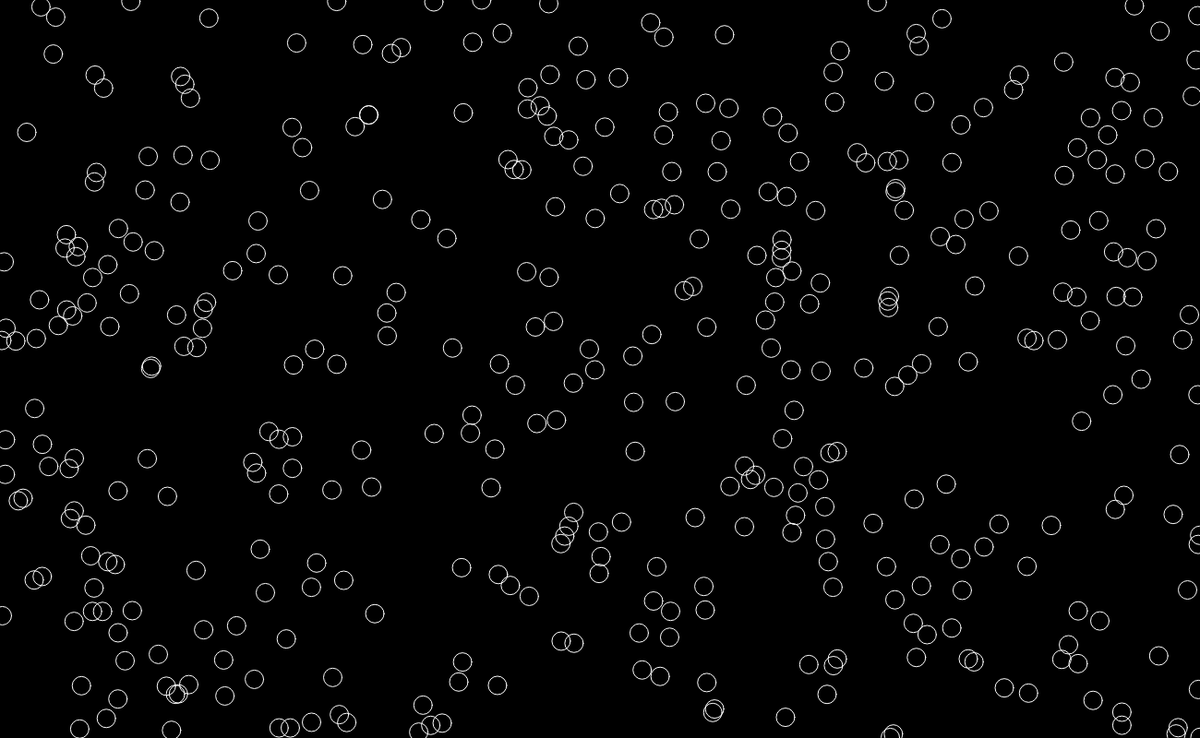
Frame 1 (no input)
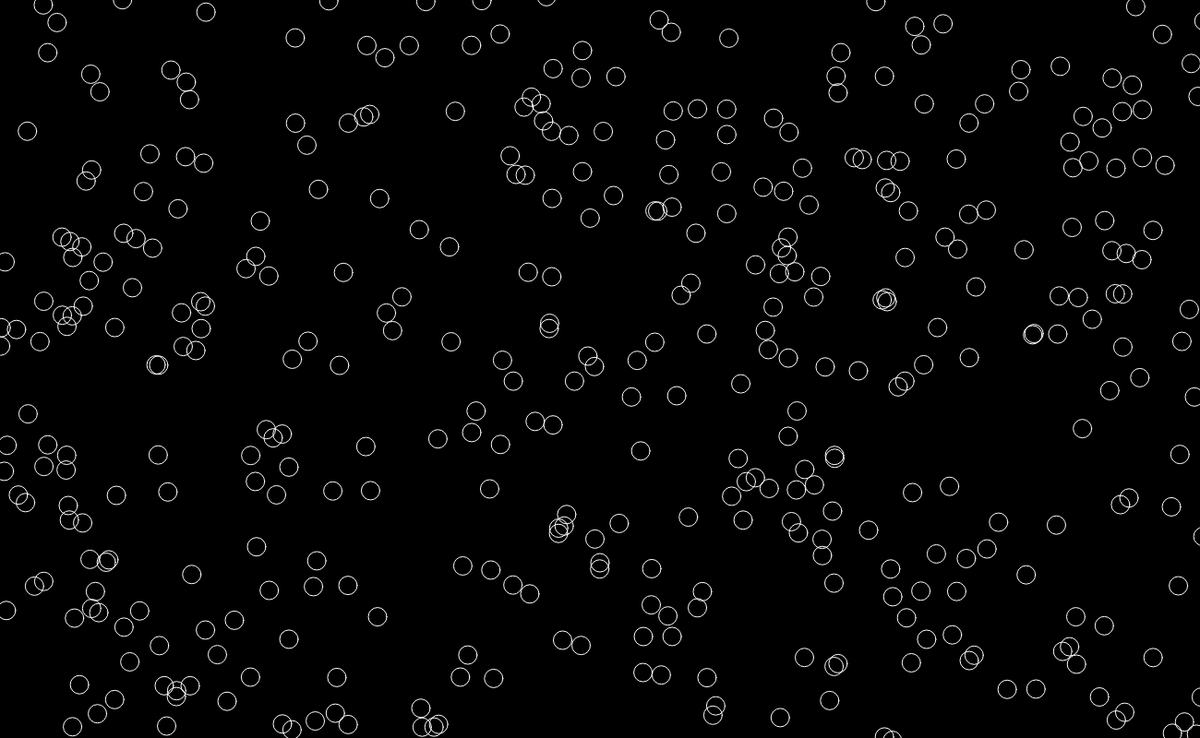
Frame 60 (no input)
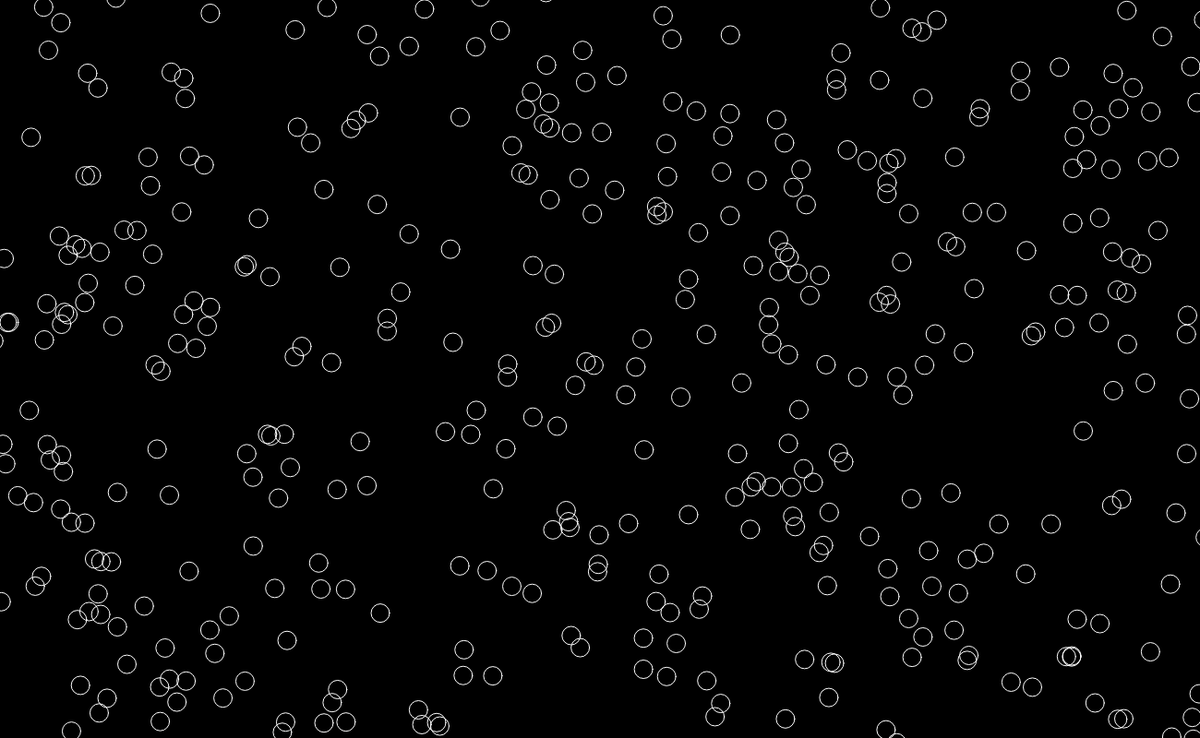
Frame 120 (the mouse pressed at the canvas centre since frame 60)

The p5.js sketch that drew these frames (run headless with seeded random() and noise() and a simulated clock; from frame 60 on, the mouse is pressed at the canvas centre):

// p5.js sketch
// ── sketch.js
var bubbles = [];

function setup() {
  createCanvas(1300, 800);
  for (var i = 0; i < 400; i ++) {
    bubbles[i] = new Bubble();
  }
}

function draw() {
  background(0);
  for (var i = 0; i < bubbles.length; i++) {
  bubbles[i].display();
  bubbles[i].move();
  }
}

function Bubble () {
  this.x = random(0, width);
  this.y = random(0, height);

  this.display = function () {
    stroke(255);
    noFill();
    ellipse(this.x, this.y, 20, 20);
  }

  this.move = function () {
    this.x = this.x + random(-1, 1);
    this.y = this.y + random(-1, 1);
  }
}
